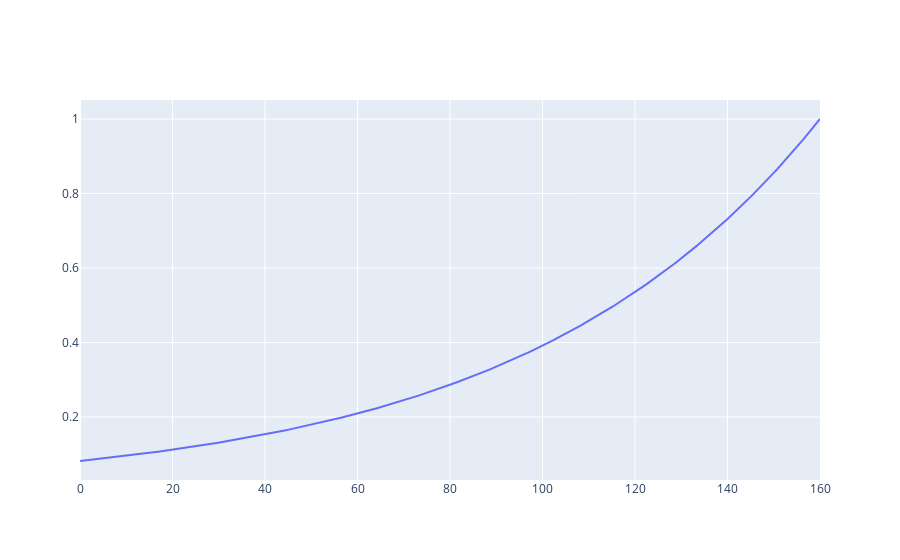

The notebook cell this image was saved under:
### Code cell
x = np.linspace(0, 160, 1000)
y = np.exp(((x + 160) / 64) - 5)
trace = [go.Scatter(x=x, y=y, mode='lines')]
figure = go.Figure(data=trace)
figure.show()

### Figure 1 — Plotly figure (JSON) as saved in the notebook; plotly's stock layout.template omitted (floating-point values rounded to 4 significant figures; data arrays with more than 128 entries replaced by an {"elided": "..."} marker saying what was removed)
{"data": [{"mode": "lines", "type": "scatter", "x": {"elided": "1000 float values"}, "y": {"elided": "1000 float values"}}], "layout": {}}
